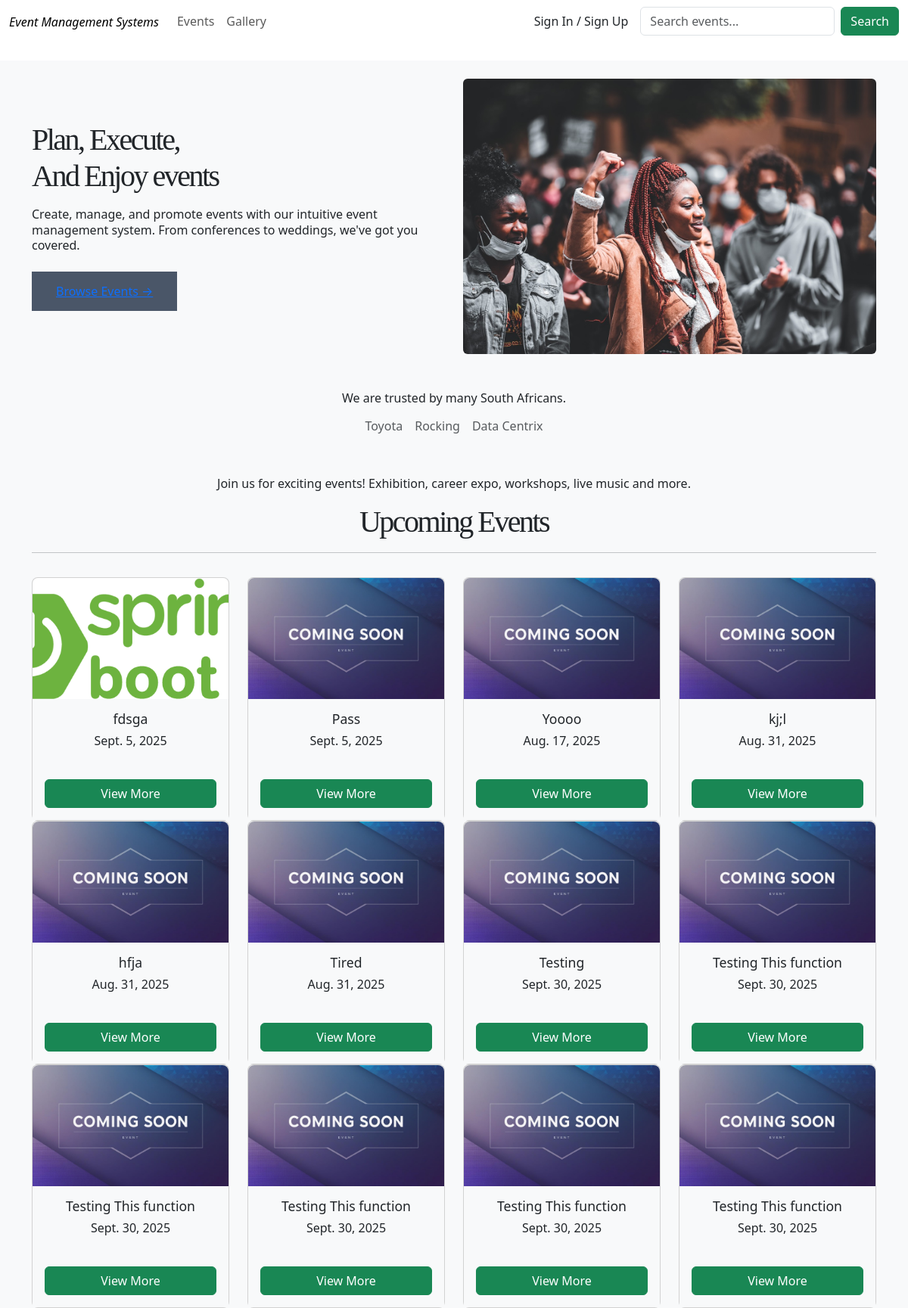
/, run on an earlier commit of the app's database.
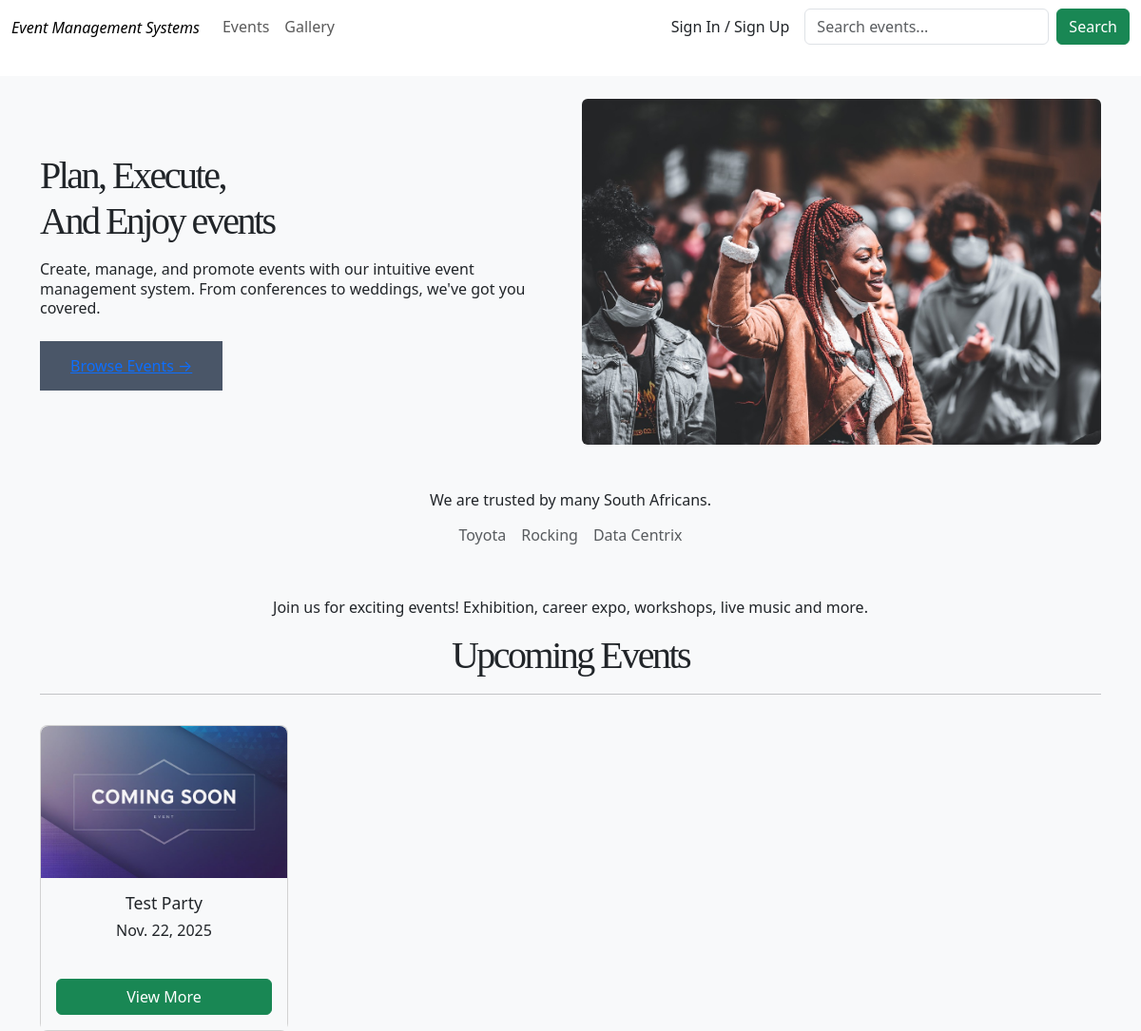
And on a later commit of the database.
### event_app/models.py (models this page shows, shortened)
class Event(models.Model):
    MUSIC_ARTS = 'music-arts'
    BUSINESS = 'business'
    SPORTS = 'sports'
    TECHNOLOGY = 'technology'
    FOOD_DRINK = 'food-drink'
    HEALTH_WELLNESS = 'health-wellness'
    EDUCATION = 'education'
    COMMUNITY = 'community'
    CHARITY = 'charity'
    GOVERNMENT = 'government'
    TOURISM = 'tourism'
    CATEGORY_CHOICES = [
        (MUSIC_ARTS, 'Music & Arts'),
        (BUSINESS, 'Business & Professional'),
        (SPORTS, 'Sports & Fitness'),
        (TECHNOLOGY, 'Technology'),
        (FOOD_DRINK, 'Food & Drink'),
        (HEALTH_WELLNESS, 'Health & Wellness'),
        (EDUCATION, 'Education & Learning'),
        (COMMUNITY, 'Community & Culture'),
        (CHARITY, 'Charity & Fundraising'),
        (GOVERNMENT, 'Government & Politics'),
        (TOURISM, 'Tourism & Hospitality'),
    ]
    DRAFT = 'draft'
    PUBLISHED = 'published'
    CANCELLED = 'cancelled'
    PENDING = 'pending'
    REJECTED = 'rejected'
    STATUS_CHOICES = [
        (DRAFT, 'Draft'),
        (PUBLISHED, 'Published'),
        (CANCELLED, 'Cancelled'),
        (PENDING, 'Pending'),
    ]
    title = models.CharField(max_length=200)
    description = models.TextField()
    category = models.CharField(max_length=80, choices=CATEGORY_CHOICES)
    status = models.CharField(max_length=20, choices=STATUS_CHOICES, default=DRAFT)
    organizer = models.ForeignKey(User, on_delete=models.CASCADE, related_name='organized_events')
    is_approved = models.BooleanField(default=False)
    attendees = models.ManyToManyField(
        Attendee,
        through='EventRegistration',
        related_name='events',
        blank=True
    )
    start_date = models.DateField()
    end_date = models.DateField()
    start_time = models.TimeField()
    end_time = models.TimeField()
    venue = models.CharField(max_length=200)
    city = models.CharField(max_length=100)
    is_online = models.BooleanField(default=False)
    online_link = models.URLField(blank=True, null=True)
    image = models.ImageField(upload_to='event_images/', blank=True, null=True)
    tags = models.TextField(help_text='Comma-separated tags', blank=True)
    max_attendees = models.PositiveIntegerField(blank=True, null=True)
    registration_deadline = models.DateTimeField(blank=True, null=True)
    views_count = models.PositiveIntegerField(default=0, editable=False)
    created_at = models.DateTimeField(auto_now_add=True)
    updated_at = models.DateTimeField(auto_now=True)
    class Meta:
        ordering = ['-created_at']

### event_app/views.py (the view)
# urls.py: path('', views.home_view, name='home'),
def home_view(request):
    events = Event.objects.filter(status=Event.PUBLISHED)
    return render(request, 'home.html', {'events': events})

### templates/home.html (shortened to what this page needs)
{% extends "base.html" %}
{%load static%}
{%block content %}
<section id="hero" class="container-fluid mt-4 p-4">
   <div class="container">
    <div class="row align-items-center flex-md-row flex-column-reverse text-center text-md-start">
      <div class="col-md-6 hero-content ">
        <h1 class="mb-3">Plan, Execute, <br>And Enjoy events</h1>
        <p class="mb-4">Create, manage, and promote events with our intuitive event management
      system. From conferences to weddings, we've got you covered.
      </p>
      <a href="" class="button">Browse Events →</a>
      </div>
      <div class="col-md-6 mb-4 mb-md-0">
        <img src="{% static 'images/woman.jpg' %}" alt="People enjoying an event" class="img-fluid rounded">
      </div>
    </div>
    <div class="trusted-partners mt-5 text-center">
      <p>We are trusted by many South Africans.</p>
      <div class="d-flex flex-wrap justify-content-center gap-3">
        <p class="text-muted"> Toyota</p>
        <p class="text-muted">Rocking</p>
        <p class="text-muted">Data Centrix</p>
      </div>
    </div>
  </div>
</section>
<section id="upcoming-events">
  <div class="container">
    <div class="py-3 text-center">
      <p>
        Join us for exciting events! Exhibition, career expo, workshops, live
        music and more.
      </p>
      <h1 class="category-title mb-2">Upcoming Events</h1>
      <hr class="section-divider mb-3">
    </div>
    <div class="row">
      {% for event in events %}
      <div class="col-md-3 d-flex align-items-stretch">
        <div class="card w-100 h-100" style="border-radius: 8px; min-height: 320px;">
          {% if event.image %}
            <img src="{{ event.image.url }}" class="card-img-top" style="height: 160px; object-fit: cover; border-top-left-radius: 8px; border-top-right-radius: 8px;" alt="{{ event.title }}">
          {% else %}
            <img src="{% static 'images/default1.jpg' %}" class="card-img-top" style="height: 160px; object-fit: cover; border-top-left-radius: 8px; border-top-right-radius: 8px;" alt="Default Event Image">
          {% endif %}
          <div class="card-body text-center bg-light text-dark d-flex flex-column justify-content-between" style="height: 160px;">
            <h5 class="card-title" style="font-size: 1.1rem;">{{ event.title }}</h5>
            <p class="card-text mb-2">{{ event.start_date }}</p>
            <a href="{% url 'event_details' event.pk %}" class="btn btn-success mt-auto">View More</a>
          </div>
        </div>
      </div>
      {% empty %}
      <p class="text-muted">No events found.</p>
      {% endfor %}
    </div>
  </div>
</section>
{% endblock content %}

What changed in the data, as far as the page shows it:
removed Event: image (picture), title "fdsga", start_date "Sept. 5, 2025"
removed Event: title "Pass", start_date "Sept. 5, 2025"
removed Event: title "Yoooo", start_date "Aug. 17, 2025"
removed Event: title "kj;l", start_date "Aug. 31, 2025"
removed Event: title "hfja", start_date "Aug. 31, 2025"
removed Event: title "Tired", start_date "Aug. 31, 2025"
removed Event: title "Testing", start_date "Sept. 30, 2025"
removed Event: title "Testing This function", start_date "Sept. 30, 2025"
removed Event: title "Testing This function", start_date "Sept. 30, 2025"
removed Event: title "Testing This function", start_date "Sept. 30, 2025"
no longer on this page (row edited): Event: title "Testing This function", start_date "Sept. 30, 2025"
removed Event: title "Testing This function", start_date "Sept. 30, 2025"
added Event: title "Test Party", start_date "Nov. 22, 2025"
